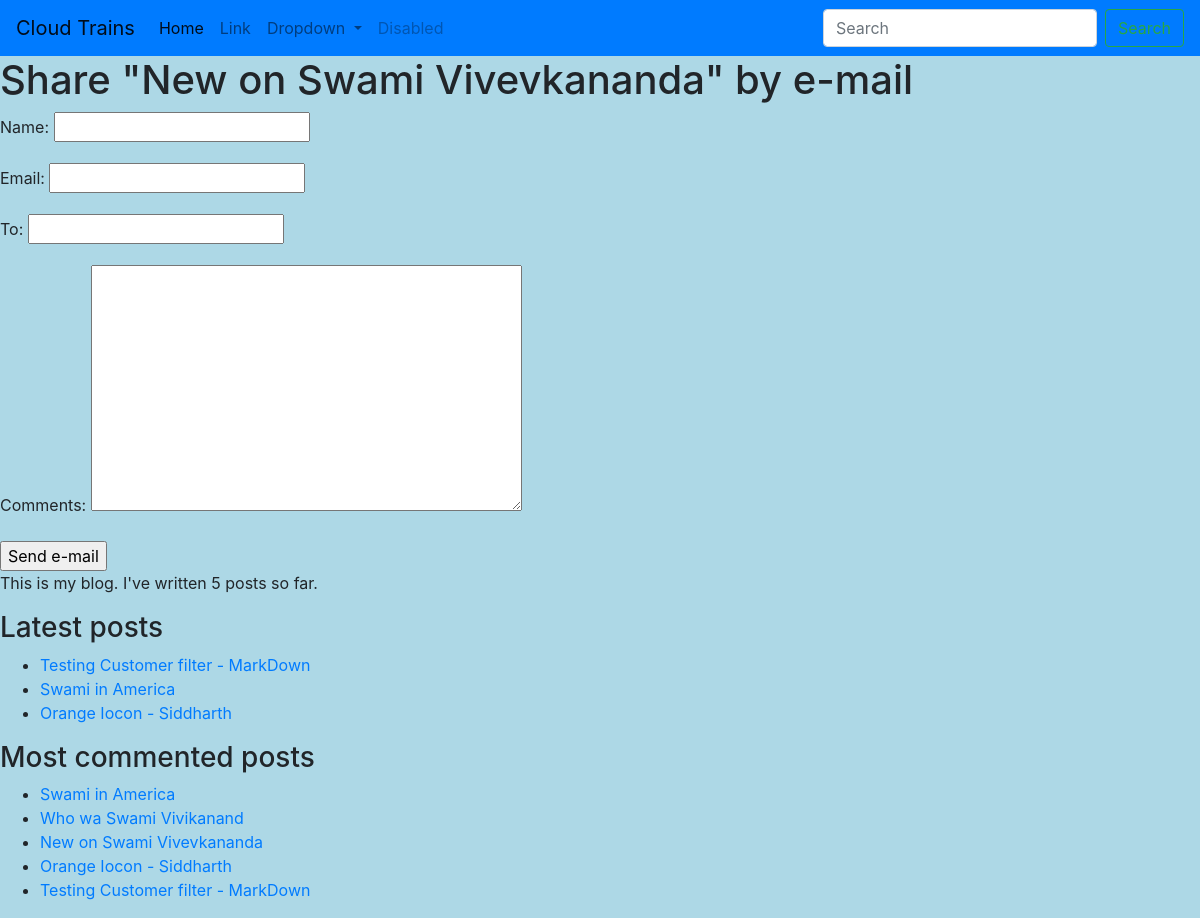
/blog/2/share/, run on the app's committed database.
### blog/models.py (models this page shows, shortened)
class Post(models.Model):
    tag = TaggableManager()
    objects = models.Manager()  # default Manager
    published = PublishedManager()  # Custom Manager
    def get_absolute_url(self):
        return reverse('blog:post_detail',
                       args=[self.publish.year,
                             self.publish.month,
                             self.publish.day,
                             self.slug])
    STATUS_CHOICES = (('draft', 'Draft'),
                      ('published', 'Published'),
                      )
    title = models.CharField(max_length=255)
    slug = models.SlugField(max_length=250, unique_for_date='publish')
    author = models.ForeignKey(User, on_delete=models.CASCADE,
                               related_name='blog_posts')
    body = models.TextField()
    publish = models.DateTimeField(default=timezone.now)
    created = models.DateTimeField(auto_now_add=True)
    updated = models.DateTimeField(auto_now=True)
    status = models.CharField(max_length=10,
                              choices=STATUS_CHOICES,
                              default='draft')
    deleted = models.BooleanField(default=False)
    delete_on = models.DateTimeField(null=True, blank=True)
    class Meta:
        ordering = ['-publish']

### blog/views.py (the view)
# urls.py: path('<int:post_id>/share/', views.post_share, name='post_share'),
def post_share(request, post_id):
    post = get_object_or_404(Post, id=post_id, status='published')
    sent = False
    if request.method == 'POST':
        form = EmailPostForm(request.POST)
        print(dir(form))
        if form.is_valid():
            cd = form.cleaned_data
            post_url = request.build_absolute_uri(post.get_absolute_url())
            subject = '{} ({}) recommends you reading " {}"'.format(cd['name'], cd['email'], post.title)
            message = 'Read "{}" at {} \n\n{}\'s comments: {}'.format(post.title, post_url, cd['name'], cd['comments'])
            send_mail(subject, message, 'admin@myblog.com',
                      [cd['to']])
            sent = True
    else:
        form = EmailPostForm()
    return render(request, 'blog/post/share.html',
                  {'post': post,
                   'form': form,
                   'sent': sent})

### blog/forms.py
class EmailPostForm(forms.Form):
    name = forms.CharField(max_length=25)
    email = forms.EmailField()
    to = forms.EmailField()
    comments = forms.CharField(required=False, widget=forms.Textarea)

### blog/models.py (called while the page is built)
    def get_queryset(self):
        return super(PublishedManager, self).get_queryset().filter(status='published')

### blog/templatetags/blog_tags.py (called while the page is built)
@register.simple_tag()
def total_posts():
    return Post.published.count()

@register.inclusion_tag('blog/post/latest_posts.html')
def show_latest_posts(count):
    latest_posts = Post.published.order_by('-publish')[:count]
    return {'latest_posts': latest_posts}

@register.simple_tag
def get_most_commented_posts(count=5):
    return Post.published.annotate(total_comments=Count('comments')).order_by('-total_comments')[:count]

### blog/templates/blog/post/share.html (shortened to what this page needs)
{% extends "blog/base.html" %}
{% block content %}
    {% if sent %}
        <h3 class="alert alert-success">E-mail successfully sent</h3>
        <p>
            "{{ post.title }}" was successfully sent to {{ form.cleaned_data.to }}.
        </p>
        <p>
        <a href="{{ post.get_absolute_url }}">Go back to blog</a>
        </p>
    {% else %}
        <h1>Share "{{ post.title }}" by e-mail</h1>
        <form action="." method="post">
            {{ form.as_p }}
            <input type="submit" value="Send e-mail">
        </form>
    {% endif %}
{% endblock %}

### blog/templates/blog/base.html (shortened to what this page needs)
{% load static %}
{% load blog_tags %}
<!DOCTYPE html>
<html lang="en">
<head>
    <link href="https://stackpath.bootstrapcdn.com/bootstrap/4.4.1/css/bootstrap.min.css" rel="stylesheet">
    <link href="{% static 'css/blog.css' %}" rel=stylesheet>
</head>
<body>
<div id="navbar">
    <nav class="navbar navbar-expand-lg navbar-light bg-primary">
        <a class="navbar-brand" href="#">Cloud Trains</a>
        <div class="collapse navbar-collapse" id="navbarSupportedContent">
            <ul class="navbar-nav mr-auto">
                <li class="nav-item active">
                    <a class="nav-link" href="#">Home <span class="sr-only">(current)</span></a>
                </li>
                <li class="nav-item">
                    <a class="nav-link" href="#">Link</a>
                </li>
                <li class="nav-item dropdown">
                    <a class="nav-link dropdown-toggle" href="#" id="navbarDropdown" role="button"
                       data-toggle="dropdown" aria-haspopup="true" aria-expanded="false">
                        Dropdown
                    </a>
                </li>
                <li class="nav-item">
                    <a class="nav-link disabled" href="#">Disabled</a>
                </li>
            </ul>
            <form class="form-inline my-2 my-lg-0">
                <input class="form-control mr-sm-2" type="search" placeholder="Search" aria-label="Search">
                <button class="btn btn-outline-success my-2 my-sm-0" type="submit">Search</button>
            </form>
        </div>
    </nav>
</div>
<div id="content">
    {% block content %}
    {% endblock %}
</div>
<div id="sidebar">
    <p>This is my blog. I've written {% total_posts %} posts so far.</p>
    <h3>Latest posts</h3>
    {% show_latest_posts 3 %}
    <h3>Most commented posts</h3>
    {% get_most_commented_posts as most_commented_posts %}
    <ul>
        {% for post in most_commented_posts %}
            <li>
                <a href="{{ post.get_absolute_url }}">{{ post.title }}</a>
            </li>
        {% endfor %}
    </ul>
</div>
</body>
</html>

### blog/templates/blog/post/latest_posts.html
<ul>
    {% for post in latest_posts %}
        <li>
            <a href="{{ post.get_absolute_url }}">{{ post.title }}</a>
        </li>
    {% endfor %}
</ul>

### static/css/blog.css (style rules this page uses)
body { background-color: lightblue; }

### data on the page
Post: title "New on Swami Vivevkananda"
Post: title "Testing Customer filter - MarkDown"
Post: title "Swami in America"
Post: title "Orange Iocon - Siddharth"
Post: title "Who wa Swami Vivikanand"
